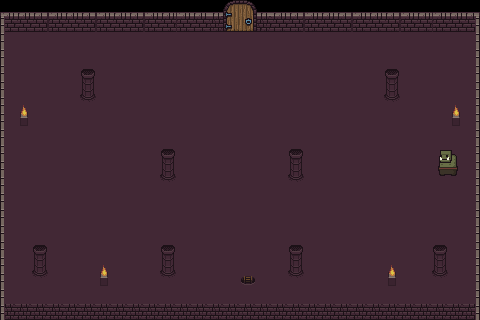

The image is a tile-based game level rendered from a .tmx file. Its description and source (layers, tilesets, objects; grid data summarised) follow:
An orthogonal 30x20 tile map with 16x16 px tiles, 5 tile layers (Piso, Objetos del piso, Paredes, Borde, ...), 4 tilesets and 18 objects.

<map version="1.10" tiledversion="1.11.2" orientation="orthogonal" renderorder="right-down" width="30" height="20" tilewidth="16" tileheight="16" infinite="0" nextlayerid="18" nextobjectid="47">
 <tileset firstgid="1" source="../../tiled_mapa2/Tiled_files/Ground_rocks.tsx" />
 <tileset firstgid="2263" source="../../tiled_mapa2/Tiled_files/Objects_animated3.tsx" />
 <tileset firstgid="3979" source="../../tiled_mapa2/Tiled_files/Objects.tsx" />
 <tileset firstgid="7579" source="texturas.tsx" />
 <layer id="1" name="Piso" width="30" height="20">
  <data>[600 cells, 570 non-empty, 1 distinct tile ids]</data>
 </layer>
 <layer id="6" name="Objetos del piso" width="30" height="20">
  <data>[600 cells, 38 non-empty, 11 distinct tile ids]</data>
 </layer>
 <layer id="5" name="Paredes" width="30" height="20">
  <data>[600 cells, 120 non-empty, 9 distinct tile ids]</data>
 </layer>
 <layer id="15" name="Borde" width="30" height="20">
  <data>[600 cells, 38 non-empty, 2 distinct tile ids]</data>
 </layer>
 <layer id="16" name="Puerta" width="30" height="20">
  <data>[600 cells, 8 non-empty, 8 distinct tile ids]</data>
 </layer>
 <objectgroup id="7" name="colisiones">
  <properties>
   <property name="colision" type="bool" value="true" />
  </properties>
  <object id="16" x="0.68872" y="11.1293" width="226.372" height="9.0549">
   <properties>
    <property name="colision" type="bool" value="true" />
   </properties>
  </object>
  <object id="17" x="260.437" y="10.7849" width="218.525" height="10.2622">
   <properties>
    <property name="colision" type="bool" value="true" />
   </properties>
  </object>
  <object id="18" x="-1.72592" y="8.62548" width="7.24392" height="315.11">
   <properties>
    <property name="colision" type="bool" value="true" />
   </properties>
  </object>
  <object id="19" x="4.22562" y="305.014" width="477.495" height="15.0915">
   <properties>
    <property name="colision" type="bool" value="true" />
   </properties>
  </object>
  <object id="20" x="475.08" y="-3.0183" width="8.45124" height="336.238">
   <properties>
    <property name="colision" type="bool" value="true" />
   </properties>
  </object>
  <object id="35" x="442.699" y="153.175" width="10.787" height="19.4166">
   <properties>
    <property name="nombre" value="ogrini" />
    <property name="tipo" value="tienda" />
   </properties>
  </object>
  <object id="37" x="221.25" y="11.5833" width="41.9583" height="3.625">
   <properties>
    <property name="colision" type="bool" value="true" />
   </properties>
  </object>
  <object id="39" x="81.4517" y="69.515" width="12.709" height="15.0085">
   <properties>
    <property name="colision" type="bool" value="true" />
   </properties>
  </object>
  <object id="40" x="33.3417" y="246.638" width="12.709" height="15.0085">
   <properties>
    <property name="colision" type="bool" value="true" />
   </properties>
  </object>
  <object id="41" x="161.923" y="246.206" width="12.709" height="15.0085">
   <properties>
    <property name="colision" type="bool" value="true" />
   </properties>
  </object>
  <object id="42" x="161.923" y="148.692" width="12.709" height="15.0085">
   <properties>
    <property name="colision" type="bool" value="true" />
   </properties>
  </object>
  <object id="43" x="289.641" y="148.692" width="12.709" height="15.0085">
   <properties>
    <property name="colision" type="bool" value="true" />
   </properties>
  </object>
  <object id="44" x="289.641" y="245.775" width="12.709" height="15.0085">
   <properties>
    <property name="colision" type="bool" value="true" />
   </properties>
  </object>
  <object id="45" x="433.755" y="246.206" width="12.709" height="15.0085">
   <properties>
    <property name="colision" type="bool" value="true" />
   </properties>
  </object>
  <object id="46" x="386.292" y="69.2992" width="12.709" height="15.0085">
   <properties>
    <property name="colision" type="bool" value="true" />
   </properties>
  </object>
 </objectgroup>
 <objectgroup id="9" name="spawns">
  <object id="30" x="248.101" y="282.189">
   <properties>
    <property name="name" value="spawn_centro" />
    <property name="sala_id" value="sala4" />
   </properties>
   <point />
  </object>
 </objectgroup>
 <objectgroup id="10" name="transiciones">
  <object id="34" x="236.491" y="0.4074" width="7.7314" height="5.449">
   <properties>
    <property name="destino" value="sala5" />
   </properties>
  </object>
 </objectgroup>
 <objectgroup id="17" name="puertas">
  <object id="38" x="224" y="0" width="32" height="32">
   <properties>
    <property name="capa" value="Puerta" />
    <property name="tipo" value="puerta" />
   </properties>
  </object>
 </objectgroup>
</map>
